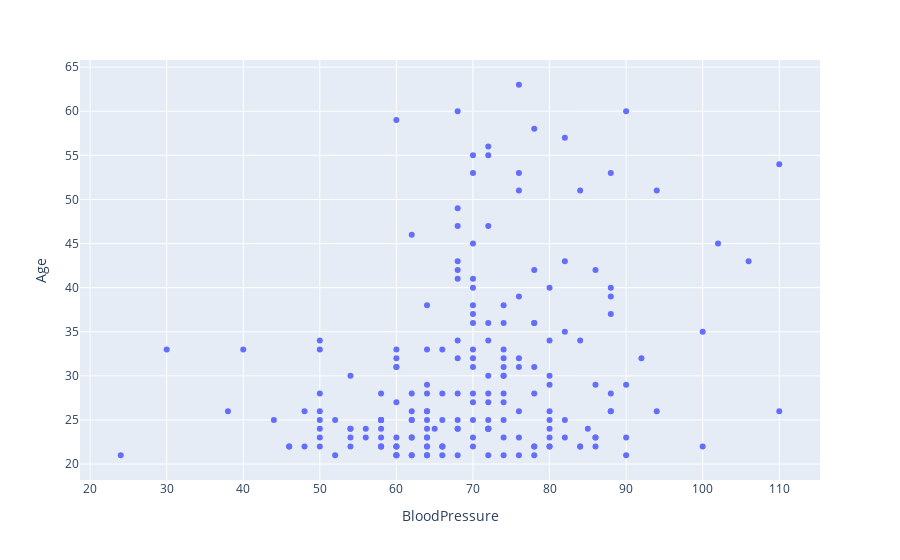

Write notebook code for a chart like this one.
### Code cell
# you will have to run the following lines of code every time you open this notebook 
import plotly.express as px
fig = px.scatter(data_frame=db,x='BloodPressure',y='Age',)
#print(fig)
fig

### Figure 1 — Plotly figure (JSON) as saved in the notebook; plotly's stock layout.template omitted (floating-point values rounded to 4 significant figures; data arrays with more than 128 entries replaced by an {"elided": "..."} marker saying what was removed)
{"data": [{"hovertemplate": "BloodPressure=%{x}<br>Age=%{y}<extra></extra>", "legendgroup": "", "marker": {"color": "#636efa", "symbol": "circle"}, "mode": "markers", "name": "", "orientation": "v", "showlegend": false, "type": "scatter", "x": {"elided": "198 int values"}, "xaxis": "x", "y": {"elided": "198 int values"}, "yaxis": "y"}], "layout": {"legend": {"tracegroupgap": 0}, "margin": {"t": 60}, "xaxis": {"anchor": "y", "domain": [0, 1], "title": {"text": "BloodPressure"}}, "yaxis": {"anchor": "x", "domain": [0, 1], "title": {"text": "Age"}}}}
